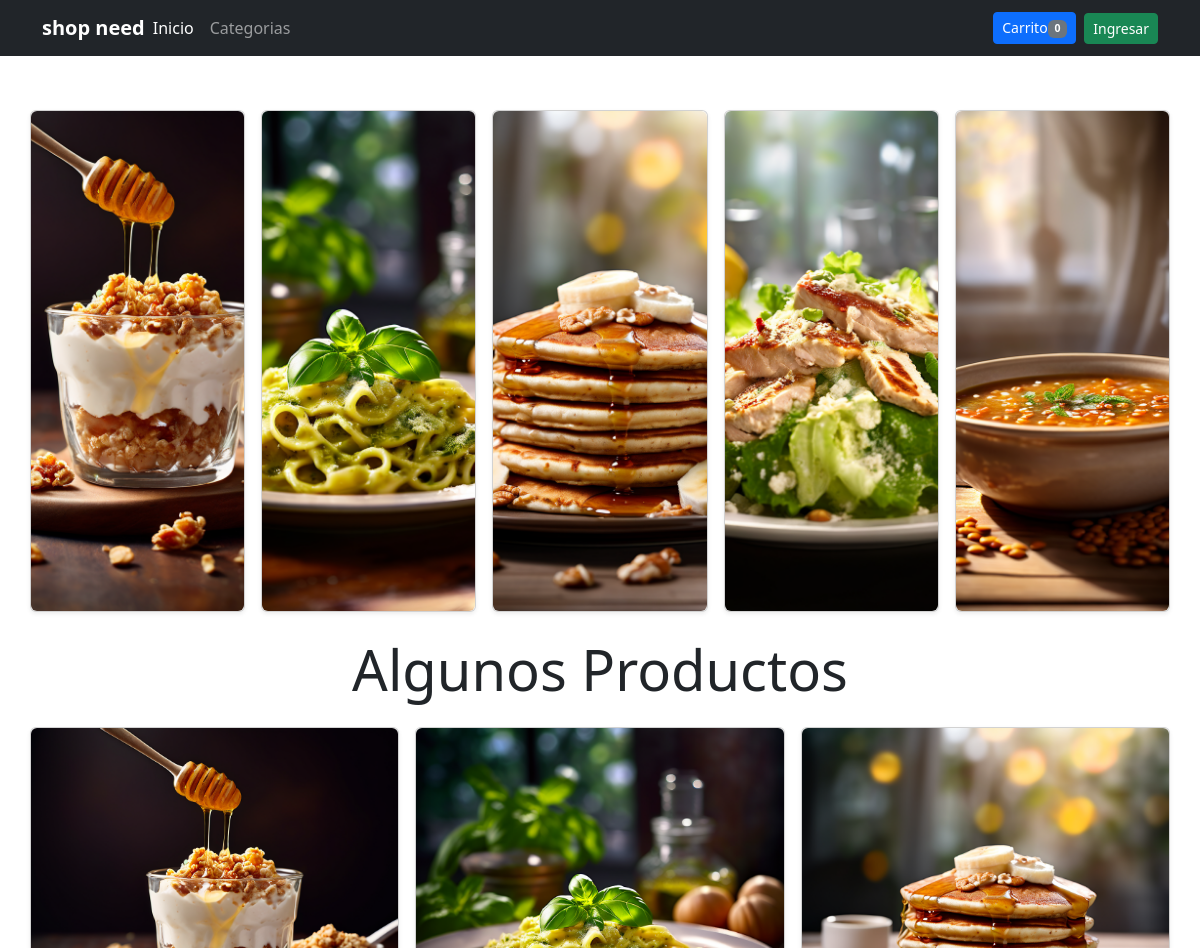
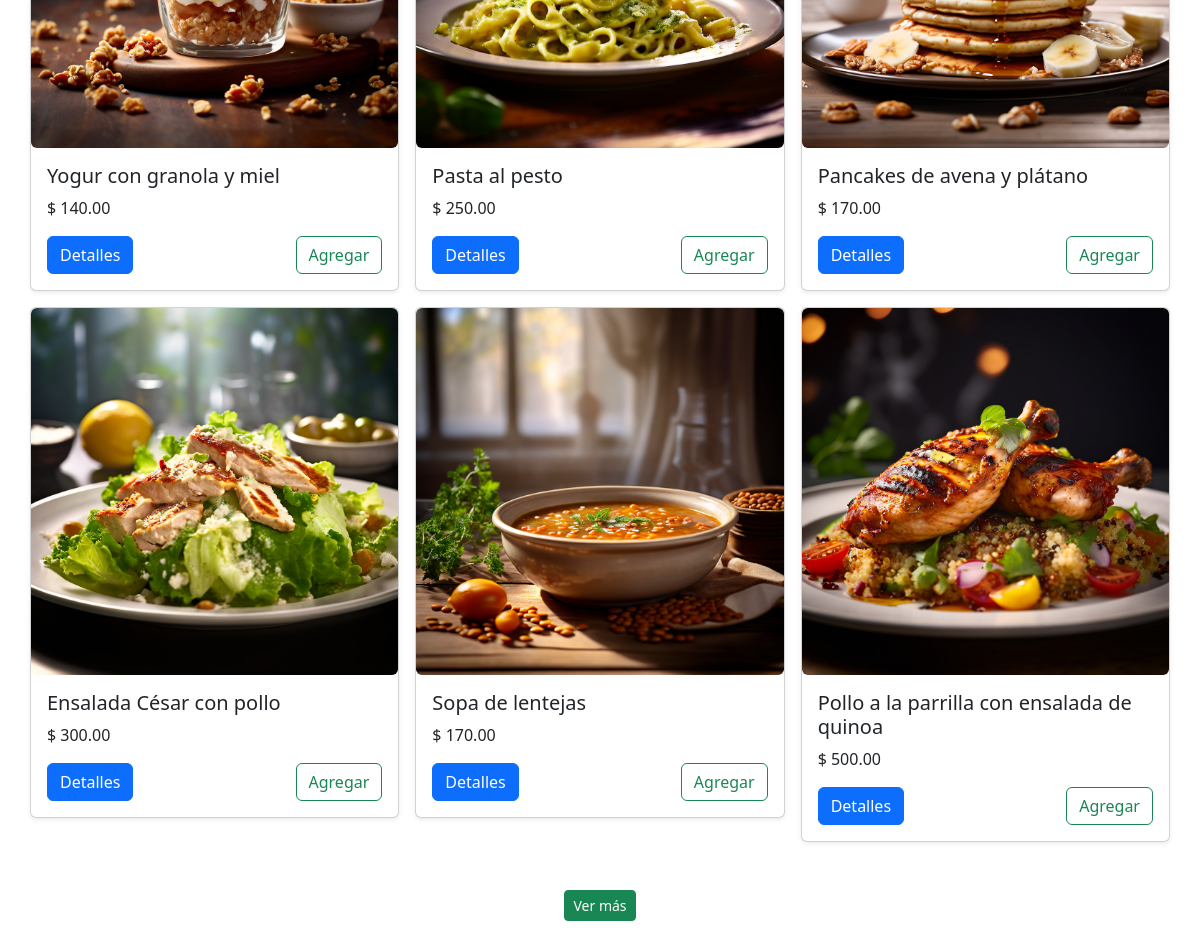
The page / on the database its author committed (2 pictures, top to bottom).
### tables this page shows
CREATE TABLE `productos` (
  `id` int(11) NOT NULL,
  `nombre` varchar(200) NOT NULL,
  `descricion` text NOT NULL,
  `precio` decimal(10,2) NOT NULL,
  `categoria` varchar(30) NOT NULL,
  `active` int(11) NOT NULL,
  `Cantidad` int(11) NOT NULL,
  `descuento` tinyint(2) NOT NULL DEFAULT 0
);

### Confi/confi.php (called while the page is built, shortened)
<?php
$num_cart = 0;
?>

### index.php (the view, shortened to what this page needs)
<?php
require 'Confi/confi.php';
$db = new Database();
$con = $db->conectar();
$sql_productos = $con->prepare("SELECT id, nombre, precio, categoria FROM productos WHERE active=1 AND categoria != 'Productos de emprendimiento' ORDER BY RAND()");
$sql_productos->execute();
$sql_productos1 = $con->prepare("SELECT id, nombre, precio, categoria FROM productos WHERE active=1 AND categoria != 'Productos de emprendimiento' ORDER BY RAND()");
$sql_productos1->execute();
$resultado = $sql_productos->fetchAll(PDO::FETCH_ASSOC);
$resultado1 = $sql_productos1->fetchAll(PDO::FETCH_ASSOC);
$productos_aleatorios = array_slice($resultado, 0, 5);
$productos_aleatorios1 = array_slice($resultado1, 0, 6);
?>
<!DOCTYPE html>
<html lang="en">
<head>
    <link href="https://cdn.jsdelivr.net/npm/bootstrap@5.3.2/dist/css/bootstrap.min.css" rel="stylesheet">
    <link href="css/all.min.css" rel="stylesheet">
    <link href="css/estilo.css" rel="stylesheet">
    <link href="https://cdnjs.cloudflare.com/ajax/libs/animate.css/4.1.1/animate.min.css" rel="stylesheet">
</head>
<body>
<?php include 'menu.php'; ?>
<main>
    <div class="container">
        <div class="my-4">
            <div class="row row-cols-1 row-cols-md-5 g-3">
                <?php foreach ($productos_aleatorios as $index => $producto) : ?>
                    <div class="col position-relative">
                        <div class="card shadow-sm animate__animated animate__fadeIn" style="animation-delay: <?php echo $index * 0.1; ?>s;">
                            <?php
                                $id = $producto['id'];
                                $imagen = "imagenes/productos/" . $id . "/principal.jpg";
                            ?>
                            <img src="<?php echo $imagen; ?>" class="card-img-top rounded img32">
                        </div>
                    </div>
                <?php endforeach; ?>
            </div>
        </div>
        <div class="my-4">
            <h2 class="display-4 text-center mb-4">Algunos Productos</h2>
            <div class="row row-cols-1 row-cols-sm-2 row-cols-md-3 g-3">
                <?php foreach ($productos_aleatorios1 as $index => $producto) : ?>
                    <div class="col">
                        <div class="card shadow-sm animate__animated animate__fadeInUp" style="animation-delay: <?php echo $index * 0.1; ?>s;">
                            <?php
                                $id = $producto['id'];
                                $imagen = "imagenes/productos/" . $id . "/principal.jpg";
                            ?>
                            <img src="<?php echo $imagen; ?>" class="card-img-top rounded">
                            <div class="card-body">
                                <h5 class="card-title"><?php echo $producto['nombre']; ?></h5>
                                <p class="card-text">$ <?php echo number_format($producto['precio'], 2, '.', ','); ?></p>
                                <div class="d-flex justify-content-between align-items-center">
                                    <div class="btn-group">
                                        <a href="detalles.php?id=<?php echo $producto['id']; ?>&token=<?php echo hash_hmac('sha1', $producto['id'], KEY_TOKEN); ?>" class="btn btn-primary">Detalles</a>
                                    </div>
                                    <button class="btn btn-outline-success add-to-cart-btn" data-product-id="<?php echo $producto['id']; ?>" data-product-name="<?php echo $producto['nombre']; ?>"
                                    onclick="addProducto(<?php echo $producto['id']; ?>, '<?php echo hash_hmac('sha1', $producto['id'], KEY_TOKEN); ?>')">Agregar</button>
                                </div>
                            </div>
                        </div>
                    </div>
                <?php endforeach; ?>
            </div>
        </div>
        <h1 class="display-4 text-center mb-4"><a href="Catalogo.php" class="btn btn-success btn-sm">Ver más</a></h1>
</body>
</html>

### menu.php (shortened to what this page needs)
<header>
    <div class="navbar navbar-expand-lg navbar-dark bg-dark">
        <div class="container">
            <a href="#" class="navbar-brand mx-auto">
                <strong>shop need</strong>
            </a>
            <div class="collapse navbar-collapse" id="navbarHeader">
                <ul class="navbar-nav me-auto mb-2 mb-lg-0">
                    <li class="nav-item">
                    <a href="index.php" class="nav-link active">Inicio</a>
                    </li>
                    <li class="nav-item">
                        <a href="Catalogo.php" class="nav-link">Categorias</a>
                    </li>
                </ul>
                <a href="checkout.php" class="btn btn-primary me-2 btn-sm">
                Carrito<span id="num_cart" class="badge bg-secondary"><?php echo $num_cart; ?></span>
                </a>
                <?php if (isset($_SESSION['user_id'])) { ?>
                    <div class="dropdown">
                        <button class="btn btn-success btn-sm dropdown-toggle" type="button" id="btn_session" data-bs-toggle="dropdown" aria-expanded="false">
                            <i class="fa-regular fa-user"></i><?php echo $_SESSION['user_name']; ?>
                        </button>
                        <ul class="dropdown-menu" aria-labelledby="btn_session">
                            <li><a class="dropdown-item" href="compra.php">Mis compras</a></li>
                            <li><a class="dropdown-item" href="Usuario.php">Mis Datos</a></li>
                            <li><a class="dropdown-item" href="logout.php">cerrar sesion</a></li>
                        </ul>
                    </div>
                <?php } else { ?>
                    <a href="login.php" class="btn btn-success btn-sm">Ingresar</a>
                <?php } ?>
            </div>
        </div>
    </div>
</header>

### css/estilo.css (style rules this page uses)
main>.container { padding: 30px 0; }

### index.php (style rules this page uses)
.img32 { transition: width 0.3s ease; object-fit: cover; height: 500px; }

### rows shown on the page
productos: shows a picture, nombre "Pancakes de avena y plátano", precio "170.00"
productos: shows a picture, nombre "Yogur con granola y miel", precio "140.00"
productos: shows a picture, nombre "Pasta al pesto", precio "250.00"
productos: shows a picture, nombre "Ensalada César con pollo", precio "300.00"
productos: shows a picture, nombre "Sopa de lentejas", precio "170.00"
productos: shows a picture, nombre "Pollo a la parrilla con ensalada de quinoa", precio "500.00"

### other values the page prints
$num_cart "0"
